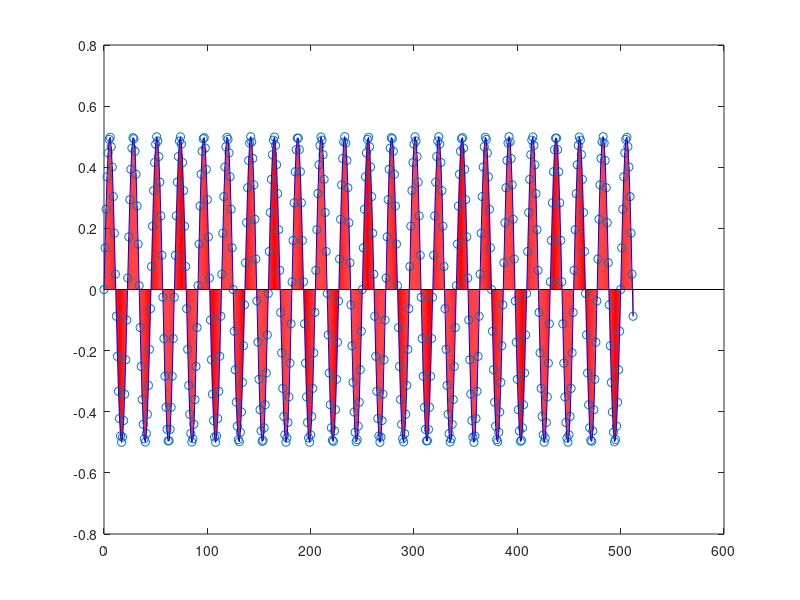

The MATLAB source for this figure:
% frequency (in Hz)
f = 440;
% sampling frequency (in Hz)
fs = 10000;
% amplitude
a = 1;

% generate sample
t = 0 : 512;
x = a / 2 * sin( t * f / fs * 2 * pi );

% plot
figure(1);
stem(t,x,'Color','r'); hold on;
line(t,x,'Color','b');